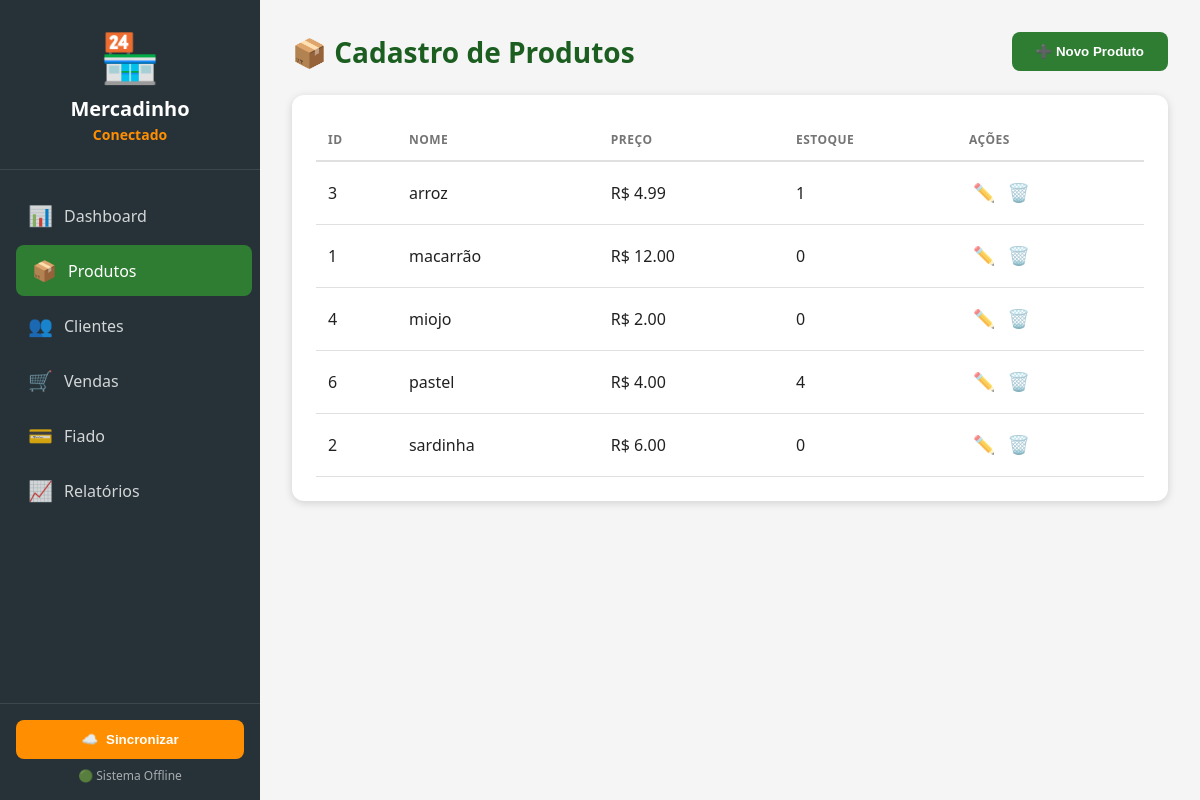
Page /produtos/ on the earlier database version.
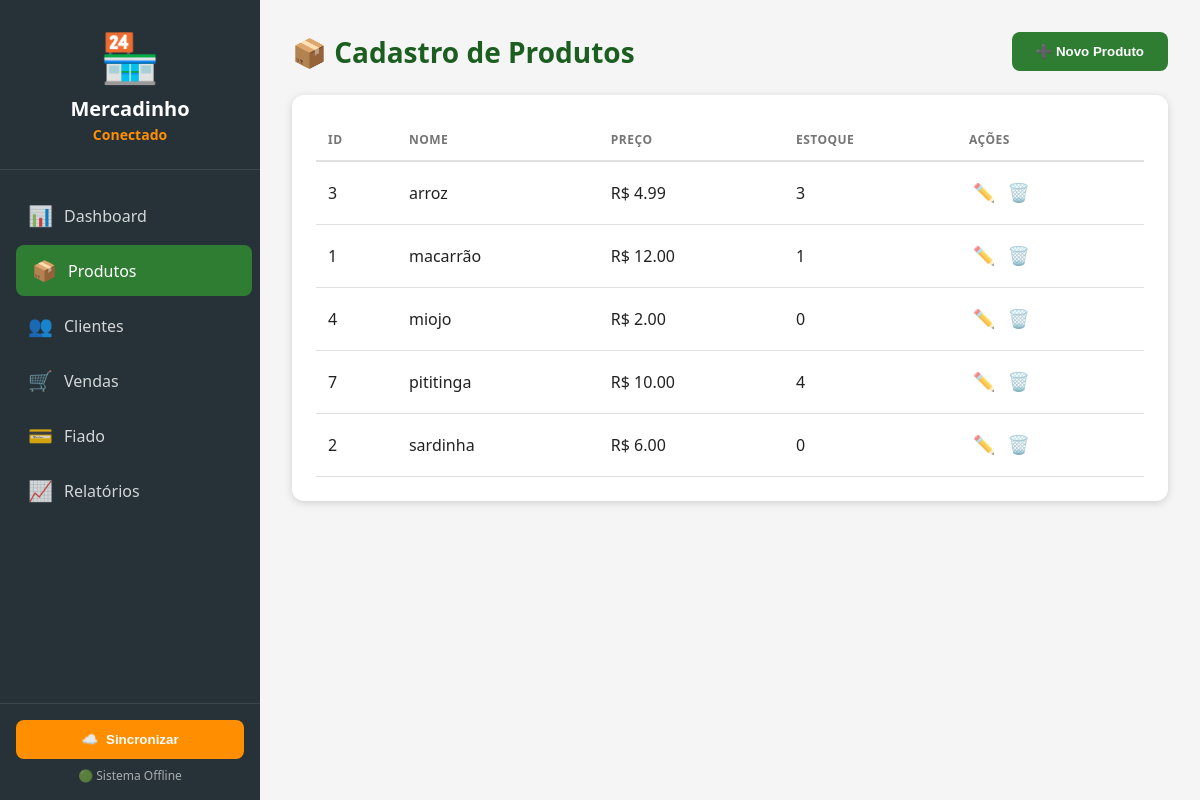
Same page on the later database version.
### tables this page shows
CREATE TABLE produtos (
            id INTEGER PRIMARY KEY AUTOINCREMENT,
            nome TEXT NOT NULL,
            preco REAL NOT NULL,
            quantidade INTEGER NOT NULL DEFAULT 0
        );

### routes/produtos.py (the view)
@produtos_bp.route('/')
def listar():
    produtos = query_db("SELECT * FROM produtos ORDER BY nome")
    return render_template('produtos.html', produtos=produtos)

### models/database.py (called while the page is built)
def get_db_connection():
    conn = sqlite3.connect(DATABASE_PATH)
    conn.row_factory = sqlite3.Row  # Permite acessar colunas pelo nome
    return conn

def query_db(query, args=(), one=False):
    conn = get_db_connection()
    try:
        cursor = conn.execute(query, args)
        rv = cursor.fetchall()
        conn.commit()
        return (rv[0] if rv else None) if one else rv
    finally:
        conn.close()

### templates/produtos.html (shortened to what this page needs)
{% extends "base.html" %}
{% block content %}
<div class="page-header">
    <h2>📦 Cadastro de Produtos</h2>
    <button class="btn-primary" onclick="abrirModalAdicionar()">
        ➕ Novo Produto
    </button>
</div>
<div class="card">
    <div class="table-responsive">
        <table class="data-table" id="tabela-produtos">
            <thead>
                <tr>
                    <th>ID</th>
                    <th>Nome</th>
                    <th>Preço</th>
                    <th>Estoque</th>
                    <th>Ações</th>
                </tr>
            </thead>
            <tbody>
                {% for produto in produtos %}
                <tr data-id="{{ produto.id }}">
                    <td>{{ produto.id }}</td>
                    <td class="nome">{{ produto.nome }}</td>
                    <td class="preco">R$ {{ "%.2f"|format(produto.preco) }}</td>
                    <td class="quantidade">{{ produto.quantidade }}</td>
                    <td class="actions">
                        <button class="btn-icon" onclick="editarProduto('{{ produto.id }}')" title="Editar">
                            ✏️
                        </button>
                        <button class="btn-icon danger" onclick="excluirProduto('{{ produto.id }}')" title="Excluir">
                            🗑️
                        </button>
                    </td>
                </tr>
                {% endfor %}
            </tbody>
        </table>
    </div>
</div>
{% endblock %}

Differences in the rows shown:
removed produtos: id "6", nome "pastel", preco "4.00", quantidade "4"
changed produtos "arroz": quantidade "1" → "3"
changed produtos "macarrão": quantidade "0" → "1"
added produtos: id "7", nome "pititinga", preco "10.00", quantidade "4"
